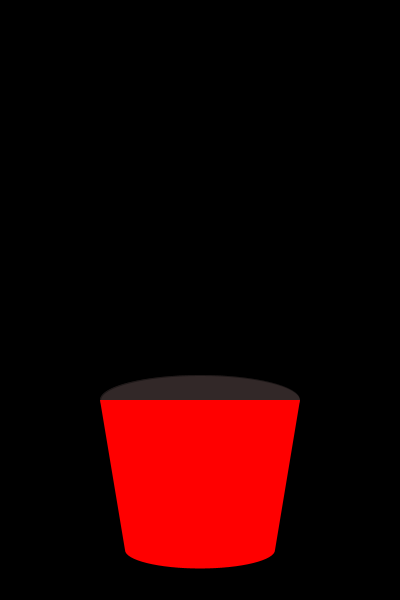
Frame 1 (no input)
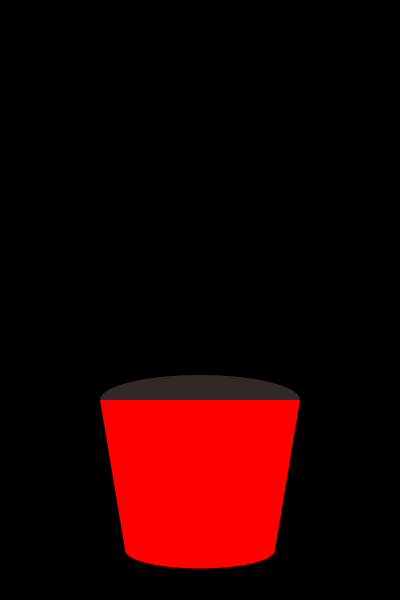
Frame 60 (the mouse pressed at the canvas centre just before this capture)
Frame 120 (the mouse held since frame 60 and released just before this capture): identical to frame 60, image omitted

The Processing sketch that drew these frames (run headless with seeded random() and noise(); from frame 60 on, the mouse is pressed at the canvas centre):

// Processing sketch: processing_146758
// ── processing_146758.pde

/* Concept: Boiling pot. Created from scratch by Fatima Zahrah Rashid for Interactivity 1. 
Uses variables, custom shapes, mouse location, key strokes, mouse 
clicks and the random feature.*/ 

float r = 0; // variable for red colour for bubbles
float g = 0; // variable for green colour for bubbles
float b = 0; // variable for blue colour for bubbles
float z = 255; // variable for alpha for bubbles
float t = 50; // variable for bubble size
float a = 20; // variable for bubble size
float c = 25; // variable for bubble size
float d = 30; // variable for bubble size
float e = 35; // variable for bubble size
float f = 40; // variable for bubble size
float h = 45; // variable for bubble size
float i = 50; // variable for bubble size
float j = 55; // variable for bubble size
float ra = 255; // variable for red colour for pot
float ga = 0; // variable for green colour for pot
float ba = 0; // variable for blue colour for pot

void setup() {
  size (400,600);
  smooth();
  stroke(0,100);
  frameRate (20);  
}


void draw() {
  fill(0);
  rect(0,0,width,height); // background
  fill (50,40,40);
ellipse (width/2,400, 200, 50); // top of pot
  
  fill(r,g,b,z); // bubble colour
    ellipse(random (100,300),random (0,450), a, a); //bubbles
    ellipse(random (100,300), random (0,450), c, c); //bubbles
    ellipse(random (100,300), random (0,450), d, d); //bubbles
    ellipse(random (100,300), random (0,450), e, e); //bubbles
    ellipse(random (100,300), random (0,450), f, f); //bubbles
    ellipse(random (100,300), random (0,450), h, h); //bubbles
    ellipse(random (100,300), random (0,450), i, i); //bubbles
    ellipse(random (100,300), random (0,450), j, j); //bubbles

  if(mouseX<width/2 && mouseY>height/2) { // make bubbles red 
                                          // and grow if mouse is on the left
     r = 255;
     b = 0;
     z = 255;
     a += 1;
     c += 1;
     d += 1;
     e += 1;
     f += 1;
     h += 1;
     i += 1;
     j += 1;
  }
  else if (mouseX>width/2 && mouseY>height/2) { // make bubbles blue and
                                          // shrink if mouse is on the right
     r = 0;
     b = 255;
     z = 255;
     a -= 1;
     c -= 1;
     d -= 1;
     e -= 1;
     f -= 1;
     h -= 1;
     i -= 1;
     j -= 1;
  }
      else if (mouseY<height/2) { // if mouse is above width/2, no bubbles, 
                                  // and burner goes off
     z = 0;
  }
  
  if(a>100) { // bubbles don't go bigger than 100 
     a = 100;
  }
  if (a<0) { // bubbles don't go smaller than 0
     a = 0;
  }
  if(c>100) { // bubbles don't go bigger than 100
     c = 100;
  }
  if (c<0) { // bubbles don't go smaller than 0
     c = 0;
  }
  if(d>100) { // bubbles don't go bigger than 100
     d = 100;
  }
  if (d<0) { // bubbles don't go smaller than 0
     d = 0;
  }
  if(e>100) { // bubbles don't go bigger than 100
     e = 100;
  }
  if (e<0) { // bubbles don't go smaller than 0
     e = 0;
  }
  if(f>100) { // bubbles don't go bigger than 100
     f = 100;
  }
  if (f<0) { // bubbles don't go smaller than 0
     f = 0;
  }
  if(h>100) { // bubbles don't go bigger than 100
     h = 100;
  }
  if (h<0) { // bubbles don't go smaller than 0
     h = 0;
  }
  if(i>100) { // bubbles don't go bigger than 100
     i = 100;
  }
  if (i<0) { // bubbles don't go smaller than 0
     i = 0;
  }
  if(j>100) { // bubbles don't go bigger than 100
     j = 100;
  }
  if (j<0) { // bubbles don't go smaller than 0
     j = 0;
  }

stroke(r,g,b,z); // the burner
noFill();
 ellipse(width/2,550, 170, 41); // the burner
 ellipse(width/2,550, 190, 45); // the burner
 ellipse(width/2,550, 210, 49); // the burner
noStroke();
fill(ra,ga,ba); // the pot
 ellipse(width/2,550, 150, 37);
 beginShape(); // the pot
  vertex(125, 550); 
  vertex(100, 400);
  vertex(300, 400);
  vertex(275,550);
    endShape();
 }

void mouseClicked(){ // change colour of pot if mouse is clicked
ra = random(0,255);
ga = random(0,255);
ba = random(0,255);
}
